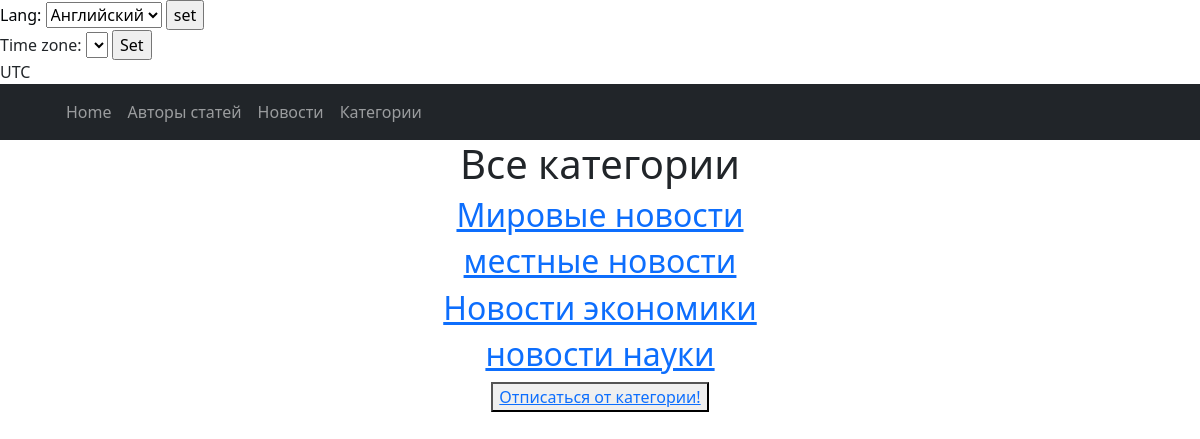
The app's page /category/, older data.
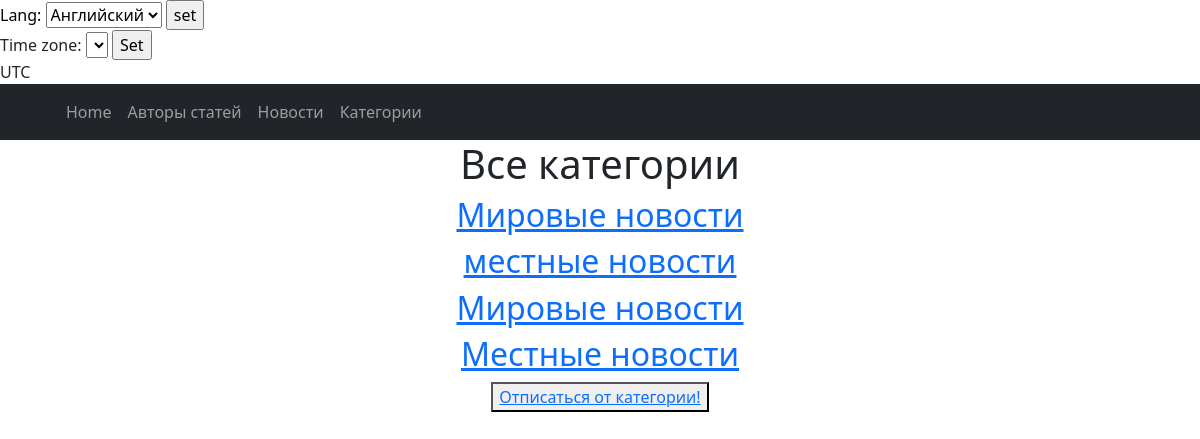
The same page, newer data.
### news/models.py (models this page shows, shortened)
class Category(models.Model):
    objects = None
    name = models.CharField(max_length=20, default='местные новости', help_text='category name')
    subscribers = models.ManyToManyField(User, blank=True, null=True, related_name='subscribers')

### news/views.py (the view)
# urls.py: path('category/', CategoryList.as_view(), name='categories'),
class CategoryList(ListView):
    model = Category
    template_name = 'category/categories.html'
    context_object_name = 'categories'

### templates/category/categories.html (shortened to what this page needs)
{% extends 'flatpages/default.html' %}
{% block content %}
    <h1>Все категории</h1>
   {% for category in categories %}
            <h2><a href="{% url 'posts_of_category_list' category.id%}"> {{ category.name }}</a></h2>
    {% endfor %}
{% if not is_not_subscriber %}
<button> <a href="unsubscribe"> Отписаться от категории!</a></button>
    {% endif %}
{% endblock content %}

Row changes from the older to the newer data that the page shows:
changed Category (number 3 of 4 on the later page): name "Новости экономики" → "Мировые новости"
changed Category: name "новости науки" → "Местные новости"
